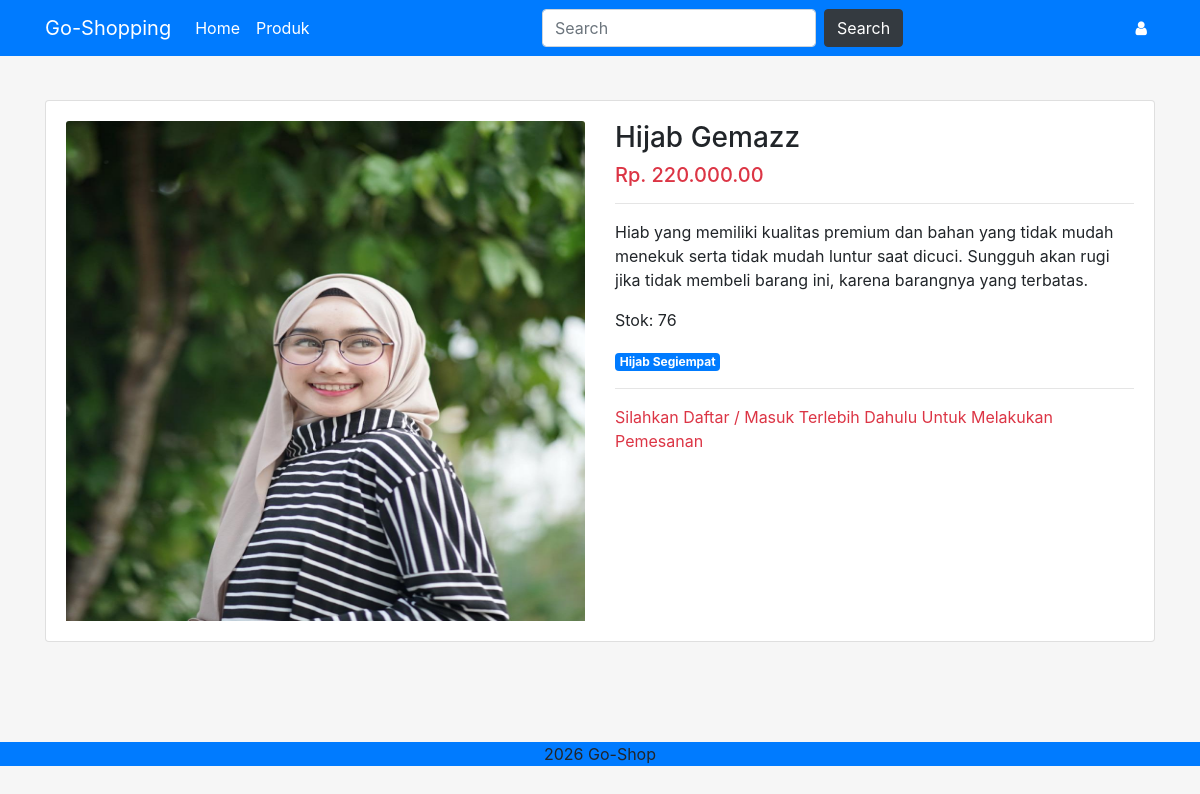
Page /post/hijab-gemazz on the committed database.
### tables this page shows
CREATE TABLE `produk` (
  `id` int(11) NOT NULL,
  `nama_file` varchar(255) NOT NULL,
  `tipe_file` varchar(255) NOT NULL,
  `ukuran_file` double NOT NULL,
  `nama_produk` varchar(100) NOT NULL,
  `slug_nama_produk` varchar(100) NOT NULL,
  `harga` int(11) NOT NULL,
  `kategori` varchar(50) NOT NULL,
  `deskripsi` text NOT NULL,
  `qty` int(50) NOT NULL,
  `waktu` timestamp NOT NULL DEFAULT CURRENT_TIMESTAMP ON UPDATE CURRENT_TIMESTAMP
);

### application/controllers/Pembeli.php (called while the page is built, shortened)
<?php
class Pembeli extends CI_Controller {
	public function __construct()
	{
		$this->load->model('Pembeli_model');
		$this->load->library('form_validation');
		$this->load->library('pagination');
    }
	public function post($slug)
	{
		$where = array('slug_nama_produk' => $slug);
		$data = $this->Pembeli_model->GetWhere('produk', $where);
		$data = array('data' => $data);
		$this->load->view('pembeli/post', $data);
	}
}

### index.php (called while the page is built, shortened)
<?php
require_once BASEPATH.'core/CodeIgniter.php';

### application/models/Pembeli_model.php (called while the page is built, shortened)
<?php
class Pembeli_model extends CI_Model{
    public function GetWhere($table, $data)
    {
        $res=$this->db->get_where($table, $data);
        return $res->result_array();
    }
}
?>

### application/views/pembeli/post.php (the view, shortened to what this page needs)
<!DOCTYPE html>
<html lang="en">
<head>
    <link rel="stylesheet" href="<?php echo base_url(); ?>asset/pembeli/css/bootstrap.min.css">
    <link rel="stylesheet" href="https://cdnjs.cloudflare.com/ajax/libs/font-awesome/4.7.0/css/font-awesome.min.css" />
    <link rel="stylesheet" href="<?php echo base_url(); ?>asset/pembeli/css/style.css">
</head>
<body>
<section class="section section-header">
</section>
<section class="section section-produk-post">
    <div class="container">
        <div class="card">
            <div class="card-body">
                <div class="row">
                <?php foreach($data as $row) { ?>
                    <div class="col-md-6 col-sm-12">
                        <img src="<?php echo base_url('asset/img/produk/').$row['nama_file']; ?>" class="card-img-top" height="500" alt="">
                    </div>
                    <div class="col-md-6 col-sm-12">
                        <h3><?php echo $row['nama_produk']; ?></h3>
                        <h5 class="text-danger">Rp. <?php echo number_format($row['harga'], 2,".","."); ?></h5>
                        <hr>
                        <?php echo $row['deskripsi']; ?>
                        <p>Stok: <?php echo $row['qty']; ?></p>
                        <a href="" class="badge badge-primary"><?php echo $row['kategori']; ?></a>
                        <hr>
                        <?php echo form_open('pembeli/tambahkeranjang'); ?>
                            <?php
                            $session = $this->session->userdata('username');
                            if(!$session)
                            {
                                echo '<p class="text-danger">Silahkan Daftar / Masuk Terlebih Dahulu Untuk Melakukan Pemesanan</p>';
                            } ?>
                    </div>
                        <?php } ?>
                </div>
            </div>
        </div>
    </div>
</section>
<div class="footer">
</div>
</body>
</html>

### asset/pembeli/css/style.css (style rules this page uses)
* { padding: 0; margin: 0; }
a { text-decoration: none; }
body { background: #f6f6f6; }
.section-produk-post { margin: 100px 0; }

### rows in the picture
produk: nama_file (picture), nama_produk "Hijab Gemazz", harga "220.000.00", deskripsi "Hiab yang memiliki kualitas premium dan bahan yang tidak mudah menekuk serta tidak mudah luntur saat dicuci. Sungguh akan rugi jika tidak membeli barang ini, karena barangnya yang terbatas.", qty "76", kategori "Hijab Segiempat"
